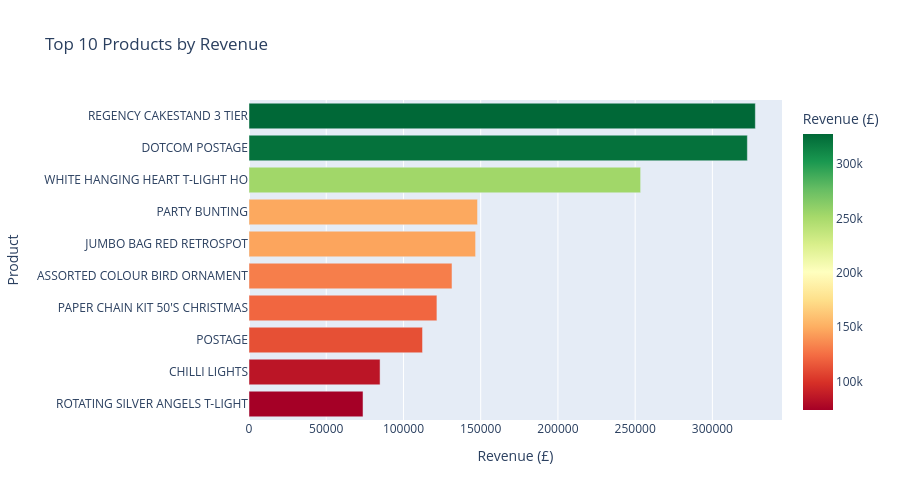

The cell this chart's notebook holds for it:
### Code cell
# ============================================
# PRODUCT ANALYSIS
# ============================================

# Top 15 products by revenue
product_revenue = df.groupby(['StockCode', 'Description']).agg(
    Total_Revenue=('Revenue', 'sum'),
    Total_Quantity=('Quantity', 'sum'),
    Times_Ordered=('Invoice', 'nunique')
).reset_index().sort_values('Total_Revenue', ascending=False)

print("📦 TOP 15 PRODUCTS BY REVENUE:")
print("-" * 90)
for i, (_, row) in enumerate(product_revenue.head(15).iterrows(), 1):
    desc = row['Description'][:40]  # Truncate long names
    print(f"   {i:>2}. {desc:42s} | £{row['Total_Revenue']:>10,.2f} | "
          f"{int(row['Total_Quantity']):>6,} units | {int(row['Times_Ordered']):>4,} orders")
print()

# Top 15 products by quantity sold
product_quantity = product_revenue.sort_values('Total_Quantity', ascending=False)

print("📦 TOP 10 PRODUCTS BY QUANTITY SOLD:")
print("-" * 90)
for i, (_, row) in enumerate(product_quantity.head(10).iterrows(), 1):
    desc = row['Description'][:40]
    print(f"   {i:>2}. {desc:42s} | {int(row['Total_Quantity']):>8,} units")
print()

# Visualization: Top 10 products by revenue
top10 = product_revenue.head(10).copy()
top10['Short_Desc'] = top10['Description'].str[:30]

fig = px.bar(
    top10.sort_values('Total_Revenue'),
    x='Total_Revenue',
    y='Short_Desc',
    orientation='h',
    title='Top 10 Products by Revenue',
    labels={'Total_Revenue': 'Revenue (£)', 'Short_Desc': 'Product'},
    color='Total_Revenue',
    color_continuous_scale='RdYlGn'
)

fig.update_layout(width=900, height=500, xaxis_tickformat='£,.0f')
fig.show()

### Figure 1 — Plotly figure (JSON) as saved in the notebook; plotly's stock layout.template omitted (floating-point values rounded to 4 significant figures)
{"data": [{"alignmentgroup": "True", "hovertemplate": "Revenue (£)=%{marker.color}<br>Product=%{y}<extra></extra>", "legendgroup": "", "marker": {"color": [73810.0, 84850.0, 112341, 121700.0, 131400.0, 146689, 147900.0, 253500.0, 322600.0, 327800.0], "coloraxis": "coloraxis", "pattern": {"shape": ""}}, "name": "", "offsetgroup": "", "orientation": "h", "showlegend": false, "textposition": "auto", "type": "bar", "x": [73810.0, 84850.0, 112341, 121700.0, 131400.0, 146689, 147900.0, 253500.0, 322600.0, 327800.0], "xaxis": "x", "y": ["ROTATING SILVER ANGELS T-LIGHT", "CHILLI LIGHTS", "POSTAGE", "PAPER CHAIN KIT 50'S CHRISTMAS", "ASSORTED COLOUR BIRD ORNAMENT", "JUMBO BAG RED RETROSPOT", "PARTY BUNTING", "WHITE HANGING HEART T-LIGHT HO", "DOTCOM POSTAGE", "REGENCY CAKESTAND 3 TIER"], "yaxis": "y"}], "layout": {"barmode": "relative", "coloraxis": {"colorbar": {"title": {"text": "Revenue (£)"}}, "colorscale": [[0, "rgb(165,0,38)"], [0.1, "rgb(215,48,39)"], [0.2, "rgb(244,109,67)"], [0.3, "rgb(253,174,97)"], [0.4, "rgb(254,224,139)"], [0.5, "rgb(255,255,191)"], [0.6, "rgb(217,239,139)"], [0.7, "rgb(166,217,106)"], [0.8, "rgb(102,189,99)"], [0.9, "rgb(26,152,80)"], [1, "rgb(0,104,55)"]]}, "height": 500, "legend": {"tracegroupgap": 0}, "title": {"text": "Top 10 Products by Revenue"}, "width": 900, "xaxis": {"anchor": "y", "domain": [0, 1], "tickformat": "£,.0f", "title": {"text": "Revenue (£)"}}, "yaxis": {"anchor": "x", "domain": [0, 1], "title": {"text": "Product"}}}}
